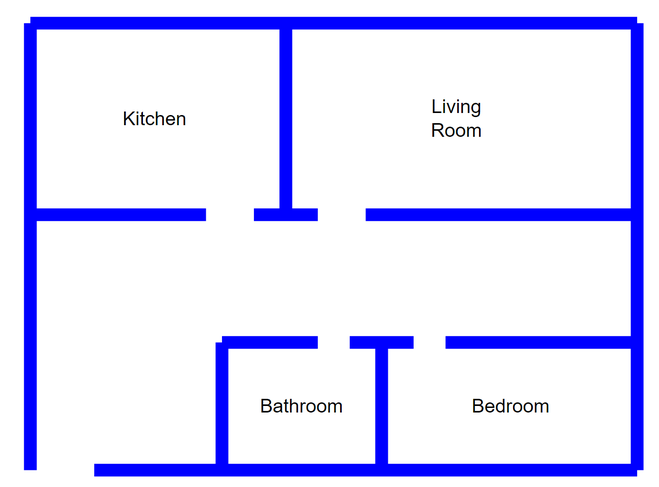
#> input picture isolate_map/simple_floor_1.png, 659 x 487 px, shrunk from 1300 x 961 before the run
$ jupyter execute isolate_map.ipynb
#> lines starting #> are read from the running program, lines starting #| are printed output that depends on the picture; after the words box and inside, x2 and y2 are one past the last pixel; in counts of white or black regions, pixels touching at a corner belong together
[cell 1]
from PIL import Image, ImageOps
import numpy as np
from scipy.ndimage import generate_binary_structure, label

"""
    Isolate a specific color in an image and save it as a new image.

    Args:
        image_src (str): The path to the input image.
        image_out (str): The path to save the isolated image.
        target_color (tuple): The RGB color tuple to isolate (e.g., (255, 0, 0) for red).
        tolerance (int, optional): Tolerance level for color matching. Default is 20.
"""

def isolate_map(image_src, image_out, target_color, min_area=100, tolerance=20):
    # Open the PNG image
#> called with image_src = 'simple_floor_1.png', image_out = 'iso_floor_1.png', target_color = (0, 0, 255), min_area = 100, tolerance = 20
    input_image = Image.open(image_src)
#> input_image is the input picture: PIL image 659x487 RGBA; mean R, G, B, A 220.7, 220.7, 253.9, 255

    # Create a mask to isolate the target color with tolerance
    def create_color_mask(image, target_color, tolerance):
#> called with target_color = (0, 0, 255), tolerance = 20
        image = image.convert("RGBA")
        data = image.getdata()

        new_data = []
        for item in data:
            r, g, b, a = item[:4]
            tr, tg, tb = target_color

            # Check if the color is within the tolerance range
            if (
                abs(r - tr) <= tolerance
                and abs(g - tg) <= tolerance
                and abs(b - tb) <= tolerance
            ):
                new_data.append(item)
            else:
                new_data.append((0, 0, 0, 0))  # Make other colors transparent
#> after the loop, new_data = 320933 items

        image.putdata(new_data)
        return image

    # Create the color mask with tolerance
    color_mask = create_color_mask(input_image, target_color, tolerance)

    # Convert the color mask to a binary array (black and white)
    color_mask_array = np.array(color_mask)

    # Apply morphological operations to filter out small regions
    structure = generate_binary_structure(2, 2)
    labeled_array, num_features = label(color_mask_array[:, :, 3], structure)
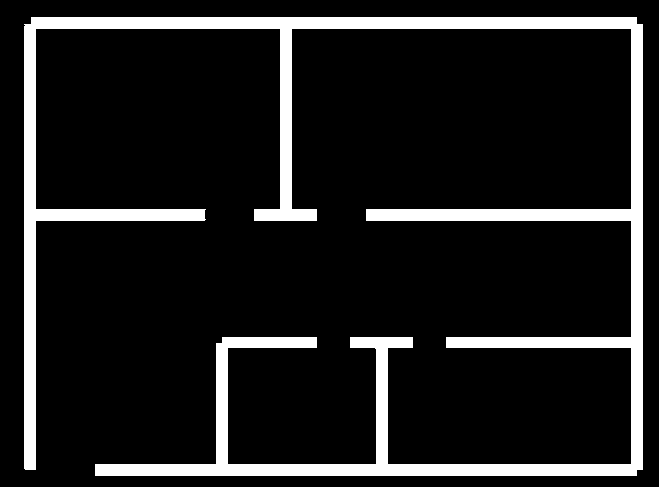
#> labeled_array: shape (487, 659) int32; values 0 (black) and 1 (white), 12.2% white; 1 white region, box (x1, y1, x2, y2) and area: (24, 17, 643, 476) 39101
    for feature in range(1, num_features + 1):
        region = labeled_array == feature
        if region.sum() < min_area:
            color_mask_array[np.where(region)] = (0, 0, 0, 0)  # Set the region to transparent

    # Convert the filtered NumPy array back to an RGBA image
    color_mask_filtered = Image.fromarray(color_mask_array)

    # Add a white background
    width, height = color_mask_filtered.size
    background_color = (255, 255, 255)
    background = Image.new("RGBA", (width, height), background_color)
#> background: PIL image 659x487 RGBA; every value is 255
    background.paste(color_mask_filtered, (0, 0), color_mask_filtered)

    # Save the isolated color with white background
    background.save(image_out)

    # Close the original image and the color mask
    input_image.close()
    color_mask_filtered.close()
    background.close()

[cell 2]
isolate_map('simple_floor_1.png', 'iso_floor_1.png', (0, 0, 255))
isolate_map('simple_floor_plan.png', 'iso_floor_2.png', (69, 99, 137))
#> call 2 of isolate_map, with image_src = 'simple_floor_plan.png', image_out = 'iso_floor_2.png', target_color = (69, 99, 137), min_area = 100, tolerance = 20
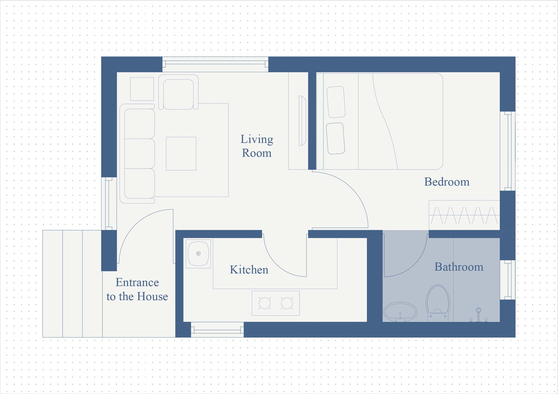
#> input picture isolate_map/simple_floor_plan.png, 558 x 394 px, shrunk from 1100 x 778 before the run
#> in isolate_map, input_image is the input picture: PIL image 558x394 RGB; mean R, G, B 229.1, 232.6, 234.8
#> call 2 of create_color_mask, with target_color = (69, 99, 137), tolerance = 20
#> the loop in create_color_mask (call 2), `for item in data:` made 219852 passes
#> item on passes 1 to 3: (222, 228, 232, 255), (231, 236, 239, 255), (228, 234, 238, 255)
#> in create_color_mask (call 2), `image.putdata(new_data)`:
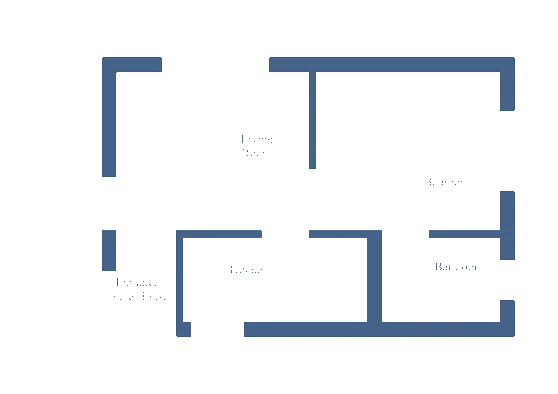
#> image: PIL image 558x394 RGBA; mean R, G, B, A 5.4, 7.8, 10.7, 20.1; transparent parts drawn white
#> in isolate_map (call 2), `labeled_array, num_features = label(color_mask_array[:, :, 3], structu..`:
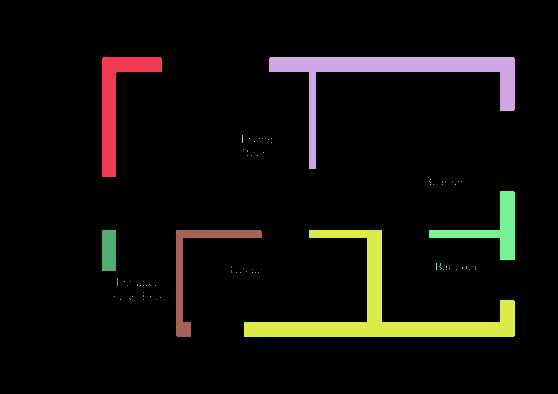
#> labeled_array: shape (394, 558) int32; 80 distinct labels, from 0 to 79; one colour per label, 0 black
#> the loop in isolate_map (call 2), `for feature in range(1, num_features + 1):` made 79 passes
#> pass 1, in isolate_map (call 2), `region = labeled_array == feature`:
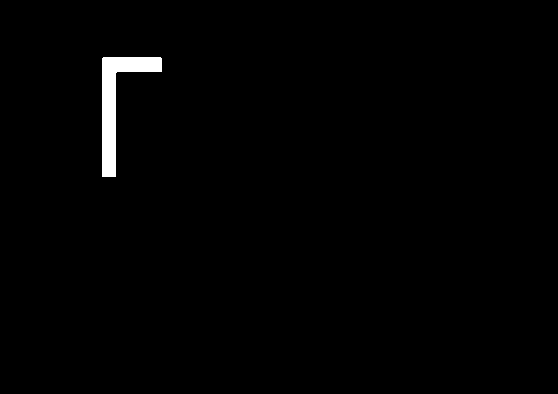
#> region: shape (394, 558) bool; 1.1% white; 1 white region, box (x1, y1, x2, y2) and area: (102, 57, 162, 177) 2369
#> after the loop in isolate_map (call 2), `for feature in range(1, num_features + 1):`: color_mask_array: shape (394, 558, 4); 0.05% of pixels changed, all inside (x1, y1, x2, y2) = (114, 135, 476, 300)
#> after the loop in isolate_map (call 2), `for feature in range(1, num_features + 1):`: region: shape (394, 558) bool; 0% white in thin lines or dots, all inside (x1, y1, x2, y2) = (164, 299, 165, 300)
#> in isolate_map (call 2), `background = Image.new("RGBA", (width, height), background_color)`: background: PIL image 558x394 RGBA; every value is 255
isolate_map('school_floor_plan.png', 'iso_school_1.png', (0,75,133))
#> call 3 of isolate_map, with image_src = 'school_floor_plan.png', image_out = 'iso_school_1.png', target_color = (0, 75, 133), min_area = 100, tolerance = 20
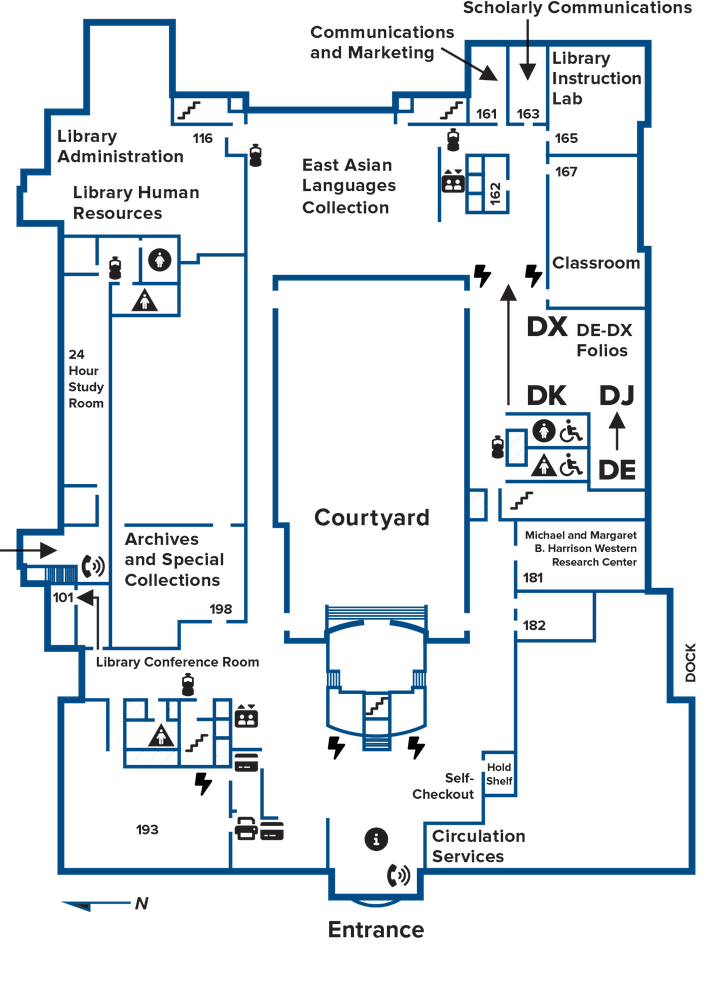
#> input picture isolate_map/school_floor_plan.png, 710 x 994 px, shrunk from 1400 x 1961 before the run
#> in isolate_map, input_image is the input picture: PIL image 710x994 RGBA; mean R, G, B, A 2.4, 10.8, 18.1, 27.7
#> call 3 of create_color_mask, with target_color = (0, 75, 133), tolerance = 20
#> in create_color_mask (call 3), `image.putdata(new_data)`:
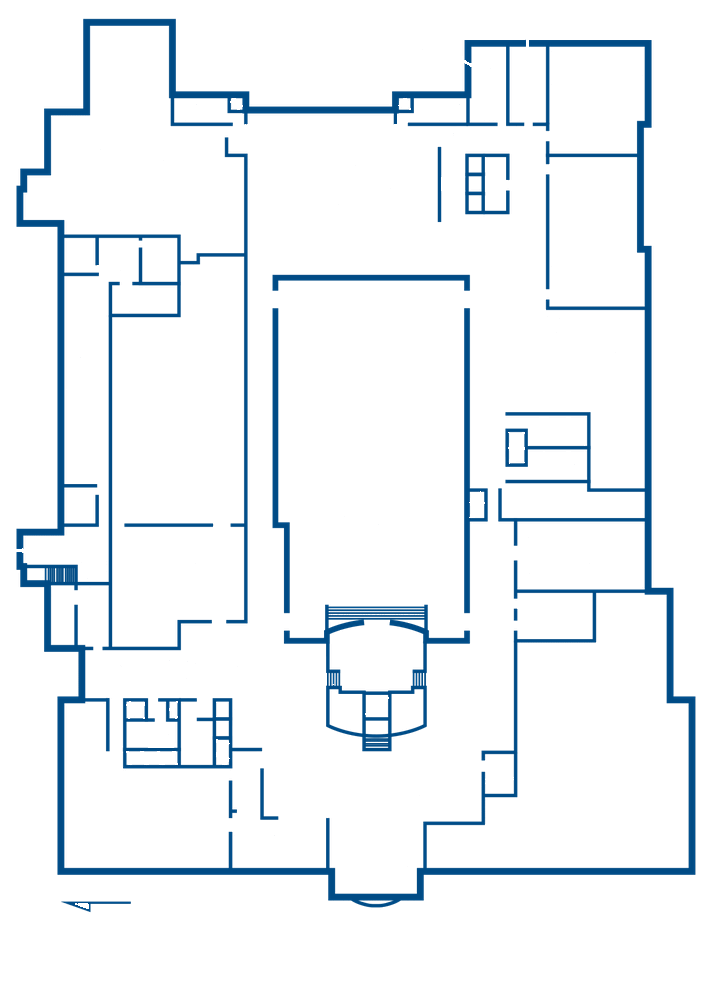
#> image: PIL image 710x994 RGBA; mean R, G, B, A 0, 7.1, 12.7, 18.3; transparent parts drawn white
#> in isolate_map (call 3), `labeled_array, num_features = label(color_mask_array[:, :, 3], structu..`:
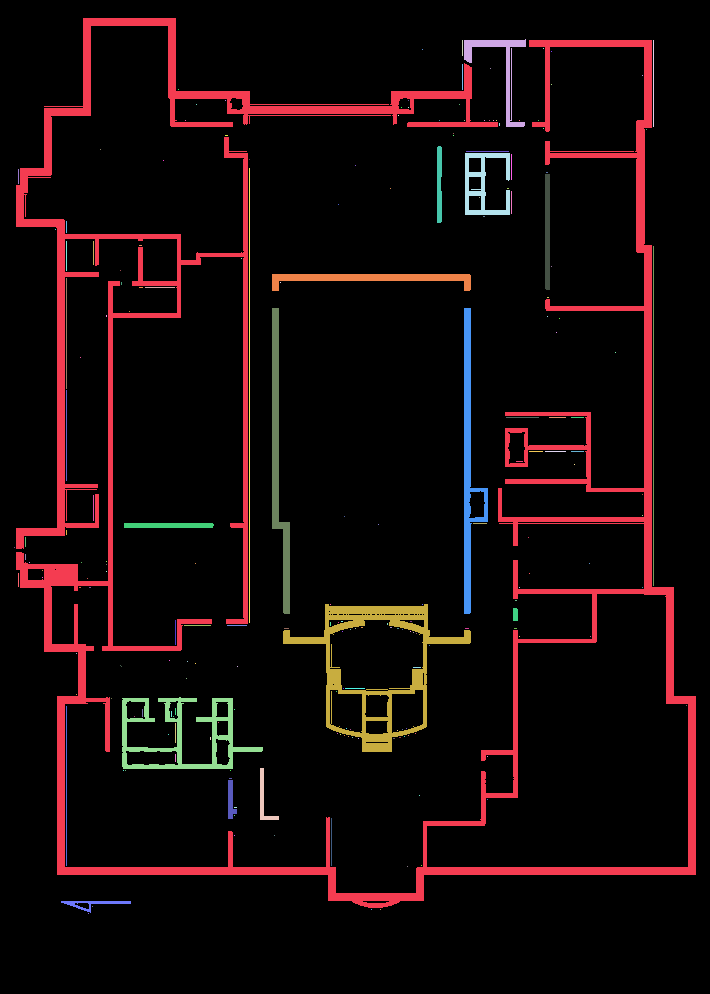
#> labeled_array: shape (994, 710) int32; 208 distinct labels, from 0 to 207; one colour per label, 0 black
#> the loop in isolate_map (call 3), `for feature in range(1, num_features + 1):` made 207 passes
#> pass 1, in isolate_map (call 3), `region = labeled_array == feature`:
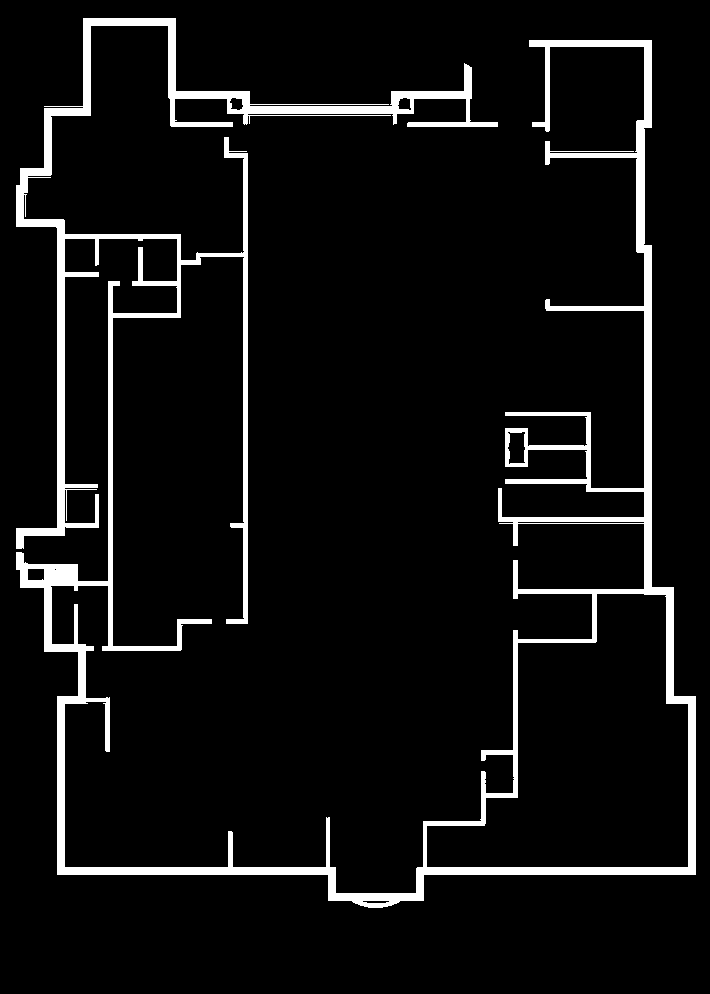
#> region: shape (994, 710) bool; 6.5% white; 1 white region, box (x1, y1, x2, y2) and area: (16, 18, 696, 908) 45977
#> after the loop in isolate_map (call 3), `for feature in range(1, num_features + 1):`:
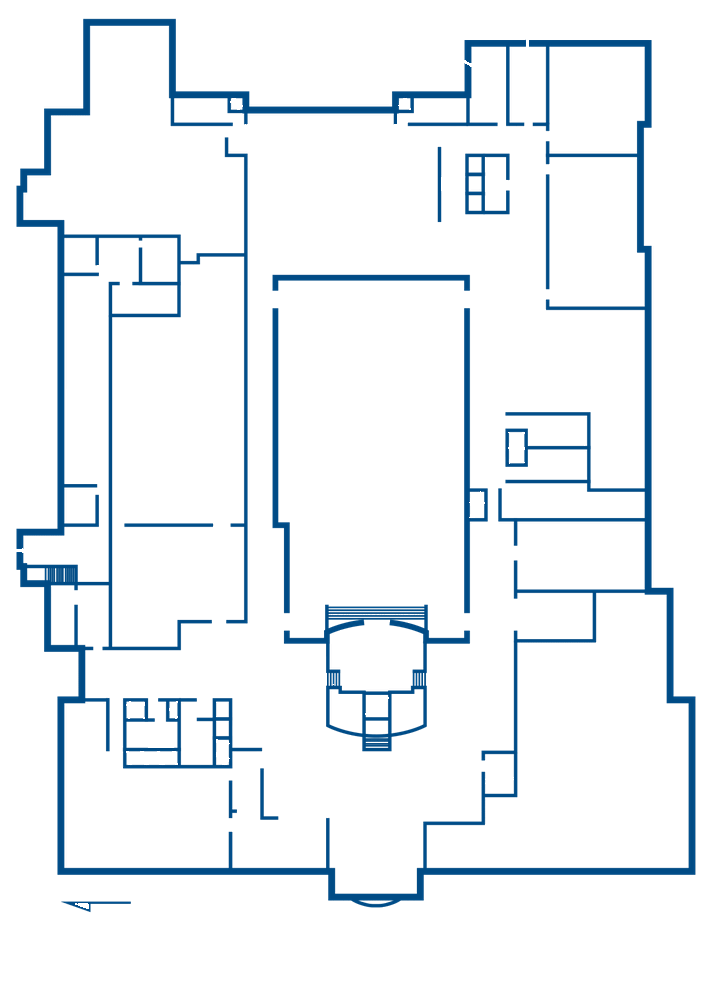
#> color_mask_array: shape (994, 710, 4); 0.15% of pixels changed, all inside (x1, y1, x2, y2) = (14, 40, 687, 914); transparent parts drawn white
#> after the loop in isolate_map (call 3), `for feature in range(1, num_features + 1):`: region: shape (994, 710) bool; 0% white in thin lines or dots, all inside (x1, y1, x2, y2) = (88, 913, 89, 914)
#> in isolate_map (call 3), `background = Image.new("RGBA", (width, height), background_color)`: background: PIL image 710x994 RGBA; every value is 255
